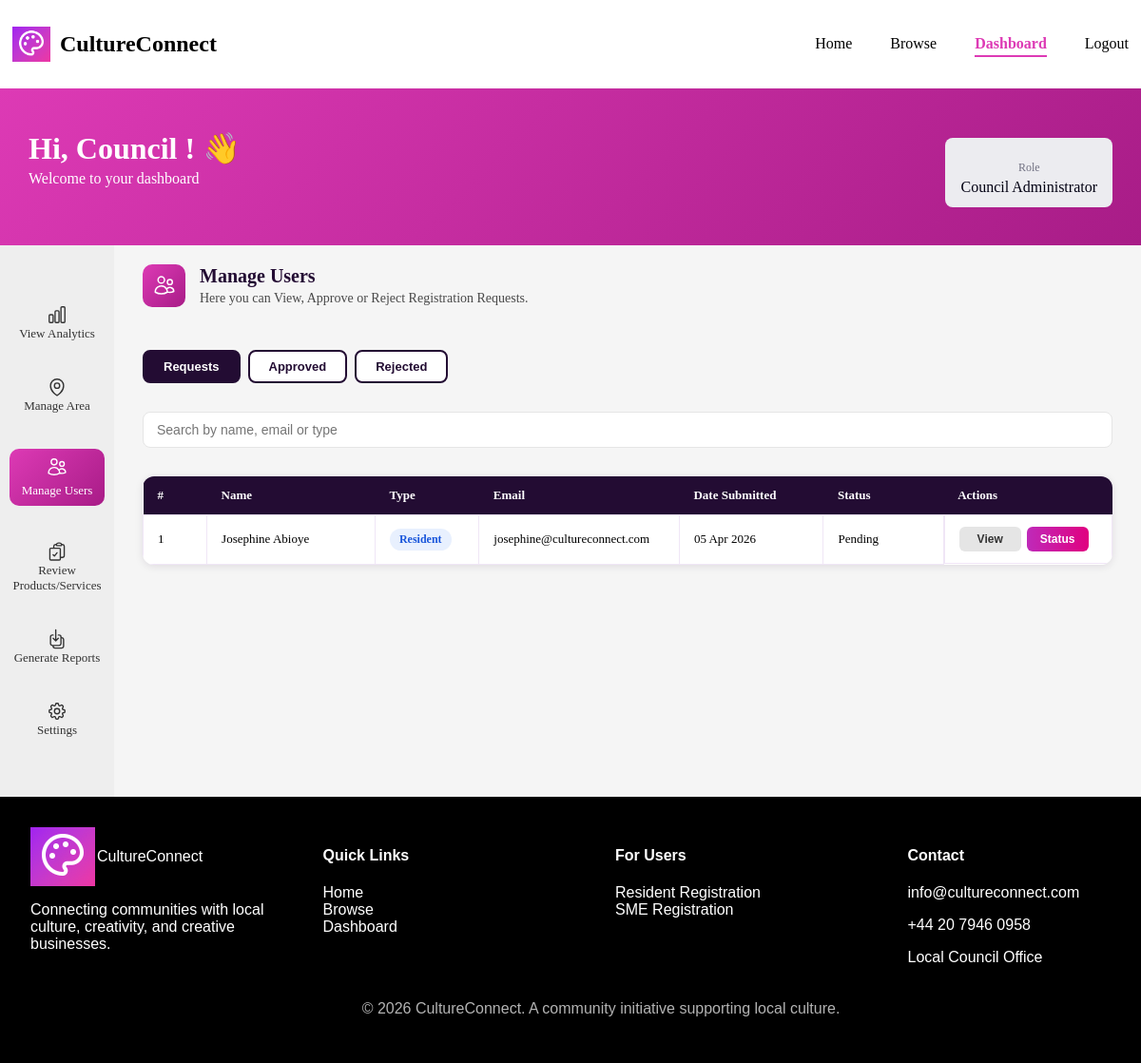
The page /frontend/pages/dashboard.php?page=manage-users (signed in) on the database its author committed.
### tables this page shows
CREATE TABLE `resident_profiles` (
  `profile_id` int(11) NOT NULL,
  `user_id` int(11) NOT NULL,
  `first_name` varchar(50) NOT NULL,
  `last_name` varchar(50) NOT NULL,
  `date_of_birth` date DEFAULT NULL,
  `gender` enum('Male','Female','Non-binary','Transgender','Genderqueer','Genderfluid','Agender','Intersex','Other','Prefer not to say') DEFAULT 'Prefer not to say',
  `address` varchar(255) DEFAULT NULL,
  `phone` varchar(20) DEFAULT NULL,
  `postcode` varchar(10) DEFAULT NULL,
  `created_at` timestamp NOT NULL DEFAULT current_timestamp(),
  `area_id` int(11) DEFAULT NULL
);

CREATE TABLE `users` (
  `user_id` int(11) NOT NULL,
  `password_hash` varchar(255) NOT NULL,
  `last_login` timestamp NOT NULL DEFAULT current_timestamp(),
  `account_status` enum('pending','approved','rejected') NOT NULL DEFAULT 'pending',
  `role` varchar(50) NOT NULL,
  `email_address` varchar(100) NOT NULL
);

### frontend/pages/manage-users.php (the view, shortened to what this page needs)
<?php
include '../db_connection.php';
$statusFilter  = $_GET['status'] ?? 'pending';
$smeQuery = $conn->prepare("
    SELECT
        s.sme_id,
        u.user_id,
        s.business_name AS name,
        s.created_at AS date_submitted,
        s.approval_status,
        s.description AS business_description,
        s.phone,
        'sme' AS type,
        u.email_address AS email,
        u.account_status
    FROM sme_profiles s
    JOIN users u ON s.user_id = u.user_id
    WHERE u.account_status = ?
    ORDER BY s.created_at DESC
");
$smeQuery->bind_param("s", $statusFilter);
$smeQuery->execute();
$smes = $smeQuery->get_result()->fetch_all(MYSQLI_ASSOC);
$resQuery = $conn->prepare("
    SELECT
        r.profile_id,
        u.user_id,
        CONCAT(r.first_name, ' ', r.last_name) AS name,
        r.created_at AS date_submitted,
        u.account_status AS approval_status,
        r.date_of_birth AS dob,
        r.gender,
        r.address,
        r.postcode AS post_code,
        r.phone,
        u.email_address AS email,
        u.role,
        CASE u.role
            WHEN 'Resident' THEN 'resident'
            WHEN 'Council Member' THEN 'council_member'
            WHEN 'Council Administrator' THEN 'council_admin'
            ELSE 'resident'
        END AS type
    FROM resident_profiles r
    JOIN users u ON r.user_id = u.user_id
    WHERE u.account_status = ?
    AND u.role != 'SME'
    ORDER BY r.created_at DESC
");
$resQuery->bind_param("s", $statusFilter);
$resQuery->execute();
$residents = $resQuery->get_result()->fetch_all(MYSQLI_ASSOC);
$users = array_merge($smes, $residents);
?>
<div class="manage-users-page">
    <?php
       include '../components/section_header.php';
     ?>
    <div class="status-tabs">
        <button class="tab <?= $statusFilter === 'pending' ? 'active' : '' ?>"
                onclick="window.location.href='?page=manage-users&status=pending'">
            Requests
        </button>
        <button class="tab <?= $statusFilter === 'approved' ? 'active' : '' ?>"
                onclick="window.location.href='?page=manage-users&status=approved'">
            Approved
        </button>
        <button class="tab <?= $statusFilter === 'rejected' ? 'active' : '' ?>"
                onclick="window.location.href='?page=manage-users&status=rejected'">
            Rejected
        </button>
    </div>
    <div class="search-container">
        <input type="text" id="users-search-input"
               placeholder="Search by name, email or type"
               onkeyup="filterUsersTable()">
    </div>
    <div class="users-table-wrapper">
        <div class="table-scroll">
            <table class="users-table">
                <thead>
                    <tr>
                        <th>#</th>
                        <th>Name</th>
                        <th>Type</th>
                        <th>Email</th>
                        <th>Date Submitted</th>
                        <th>Status</th>
                        <th>Actions</th>
                    </tr>
                </thead>
                <tbody id="users-table-body">
                    <?php if (empty($users)) : ?>
                        <tr>
                            <td colspan="7" style="text-align:center; padding:20px; color:rgba(0,0,0,0.5);">
                                No <?= $statusFilter ?> users found.
                            </td>
                        </tr>
                    <?php else : ?>
                        <?php $count = 1; foreach ($users as $user) : ?>
                            <tr>
                                <td><?= $count++ ?></td>
                                <td><?= htmlspecialchars($user['name']) ?></td>
                                <td>
                                    <?php
                                    $typeLabels = [
                                        'resident'       => 'Resident',
                                        'sme'            => 'SME',
                                        'council_member' => 'Council Member',
                                        'council_admin'  => 'Council Admin'
                                    ];
                                    ?>
                                    <span class="users-type-badge users-type-<?= $user['type'] ?>">
                                        <?= $typeLabels[$user['type']] ?? ucfirst($user['type']) ?>
                                    </span>
                                </td>
                                <td><?= htmlspecialchars($user['email']) ?></td>
                                <td><?= htmlspecialchars(date('d M Y', strtotime($user['date_submitted']))) ?></td>
                                <td>
                                    <span class="status <?= $user['approval_status'] ?>">
                                        <?= ucfirst($user['approval_status']) ?>
                                    </span>
                                </td>
                                <td>
                                    <button class="view-btn" onclick="openUsersViewModal(<?= htmlspecialchars(json_encode($user)) ?>)">
                                        View
                                    </button>
                                    <button class="edit-btn" onclick="openUsersStatusModal(
                                        '<?= $user['user_id'] ?>',
                                        '<?= $user['type'] ?>',
                                        '<?= $user['approval_status'] ?>',
                                        '<?= addslashes($user['name']) ?>'
                                    )">
                                        Status
                                    </button>
                                </td>
                            </tr>
                        <?php endforeach; ?>
                    <?php endif; ?>
                </tbody>
            </table>
        </div>
    </div>
</div>

### frontend/css/styles.css (style rules this page uses)
* { padding: 0px; }
html, body { margin: 0; padding: 0; width: 100%; overflow-x: hidden; }
.icon-wrapper svg { width: 24px; height: 24px; stroke: #ffffff; }
.manage-users-page { display: flex; flex-direction: column; gap: 15px; }
.status-tabs { display: flex; gap: 8px; margin-bottom: 15px; }
.status-tabs .tab { padding: 8px 20px; border: 2px solid #230c33; background-color: #ffffff; color: #230c33; font-size: 13px; font-weight: 600; border-radius: 8px; cursor: pointer; transition: all 0.2s ease; }
.status-tabs .tab.active { background-color: #230c33; color: #ffffff; border-color: #230c33; }
#users-search-input { width: 100%; padding: 10px 14px; border: 1px solid #e5e5e5; border-radius: 8px; font-size: 14px; color: #230c33; box-sizing: border-box; }
.search-container { width: 100%; margin-bottom: 15px; }
.users-type-badge { padding: 4px 10px; border-radius: 20px; font-size: 12px; font-weight: 600; display: inline-block; }
.users-type-resident { background-color: #e8f0fe; color: #1a56db; }
.users-table { width: 100%; border-collapse: collapse; background: white; table-layout: fixed; }
.users-table-wrapper { overflow: hidden; border-radius: 12px; box-shadow: 0 2px 8px rgba(35, 12, 51, 0.10); }
.users-table th, .users-table td { padding: 12px 15px; border: 1px solid #f0e6f6; text-align: left; font-size: 13px; vertical-align: middle; }
.users-table th { background: #230c33; color: white; font-size: 13px; font-weight: 600; border: none; }
.users-table th:nth-child(1) { width: 5%; }
.users-table th:nth-child(2) { width: 18%; }
.users-table th:nth-child(3) { width: 10%; }
.users-table th:nth-child(4) { width: 22%; }
.users-table th:nth-child(5) { width: 15%; }
.users-table th:nth-child(6) { width: 12%; }
.users-table th:nth-child(7) { width: 18%; }
.users-table .view-btn, .users-table .edit-btn { padding: 6px 0 !important; font-size: 12px !important; font-weight: 600; border: none; border-radius: 6px; cursor: pointer; width: 65px !important; text-align: center; display: inline-block; box-sizing: border-box; }
.users-table .view-btn { background-color: #e5e5e5; color: #333; }
.users-table .edit-btn { background: linear-gradient(90deg, #bf2ab9, #e00180); color: white; }
.users-table td:last-child { white-space: nowrap; display: flex; gap: 6px; align-items: center; }

### rows shown on the page
resident_profiles: name "Josephine Abioye", type "Resident", user.email_address "josephine@cultureconnect.com", created_at "05 Apr 2026", user.account_status "Pending"

### other values the page prints
$_SESSION['first_name'] "Council"
$_SESSION['user_role'] "Council Administrator"
$title "Manage Users"
$subtitle "Here you can View, Approve or Reject Registration Requests."
